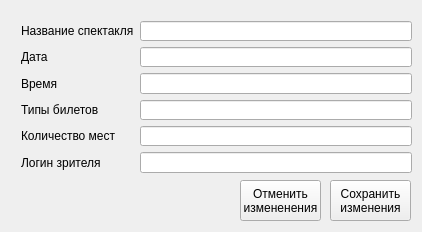
<?xml version="1.0" encoding="UTF-8"?>
<ui version="4.0">
 <class>tickets</class>
 <widget class="QWidget" name="tickets">
  <property name="geometry">
   <rect>
    <x>0</x>
    <y>0</y>
    <width>422</width>
    <height>232</height>
   </rect>
  </property>
  <property name="minimumSize">
   <size>
    <width>422</width>
    <height>232</height>
   </size>
  </property>
  <property name="maximumSize">
   <size>
    <width>422</width>
    <height>232</height>
   </size>
  </property>
  <property name="windowTitle">
   <string>Form</string>
  </property>
  <widget class="QPushButton" name="pushButton">
   <property name="geometry">
    <rect>
     <x>330</x>
     <y>180</y>
     <width>81</width>
     <height>41</height>
    </rect>
   </property>
   <property name="text">
    <string>Сохранить 
изменения</string>
   </property>
  </widget>
  <widget class="QPushButton" name="pushButton_2">
   <property name="geometry">
    <rect>
     <x>240</x>
     <y>180</y>
     <width>81</width>
     <height>41</height>
    </rect>
   </property>
   <property name="text">
    <string>Отменить 
измененения</string>
   </property>
  </widget>
  <widget class="QWidget" name="">
   <property name="geometry">
    <rect>
     <x>21</x>
     <y>21</y>
     <width>391</width>
     <height>152</height>
    </rect>
   </property>
   <layout class="QFormLayout" name="formLayout">
    <item row="0" column="0">
     <widget class="QLabel" name="label">
      <property name="text">
       <string>Название спектакля</string>
      </property>
     </widget>
    </item>
    <item row="0" column="1">
     <widget class="QLineEdit" name="lineEdit"/>
    </item>
    <item row="1" column="0">
     <widget class="QLabel" name="label_2">
      <property name="text">
       <string>Дата</string>
      </property>
     </widget>
    </item>
    <item row="1" column="1">
     <widget class="QLineEdit" name="lineEdit_2"/>
    </item>
    <item row="2" column="0">
     <widget class="QLabel" name="label_3">
      <property name="text">
       <string>Время</string>
      </property>
     </widget>
    </item>
    <item row="2" column="1">
     <widget class="QLineEdit" name="lineEdit_3"/>
    </item>
    <item row="3" column="0">
     <widget class="QLabel" name="label_4">
      <property name="text">
       <string>Типы билетов</string>
      </property>
     </widget>
    </item>
    <item row="3" column="1">
     <widget class="QLineEdit" name="lineEdit_4"/>
    </item>
    <item row="4" column="0">
     <widget class="QLabel" name="label_5">
      <property name="text">
       <string>Количество мест</string>
      </property>
     </widget>
    </item>
    <item row="4" column="1">
     <widget class="QLineEdit" name="lineEdit_5"/>
    </item>
    <item row="5" column="0">
     <widget class="QLabel" name="label_6">
      <property name="text">
       <string>Логин зрителя</string>
      </property>
     </widget>
    </item>
    <item row="5" column="1">
     <widget class="QLineEdit" name="lineEdit_6"/>
    </item>
   </layout>
  </widget>
 </widget>
 <resources/>
 <connections/>
</ui>
